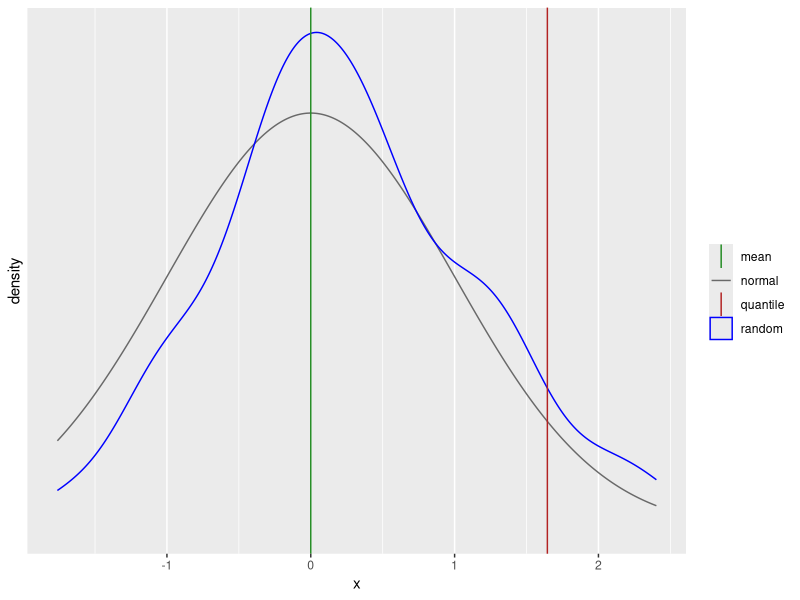

Generate this figure with R:
## ---- chunk 1
    library(ggplot2)

    input <- list(num = 100, mean = 0, sd = 1, radio = 2, param = .95, lower.tail = TRUE)
  
    normdata <- as.data.frame(x = rnorm(input$num, mean = input$mean, sd = input$sd))
    names(normdata) <- c("x")

    # draw reference density plot and density plot with random numbers
    p <- ggplot(data = normdata, aes(x)) + 
      stat_function(fun = dnorm, n = 1000, args = list(mean = input$mean, sd = input$sd), 
                    aes(colour = "normal")) +
      scale_y_continuous(breaks = NULL) + 
      geom_density(aes(color = "random"))

    # determine where to draw the quantile line
    pos <-
      ifelse(
        input$radio == 1,
        input$param,
        qnorm(input$param, mean = input$mean, sd = input$sd, lower.tail = input$lower.tail)
      )
    
    # add mean and quantile lines to plot
    p <- p + geom_vline(aes(xintercept = input$mean, color = "mean")) +
      geom_vline(aes(xintercept = pos, color = "quantile")) +
      scale_color_manual(
        name = "", 
        values = c(normal = "dimgray", random = "blue", mean = "forestgreen", quantile = "firebrick"))
    p
